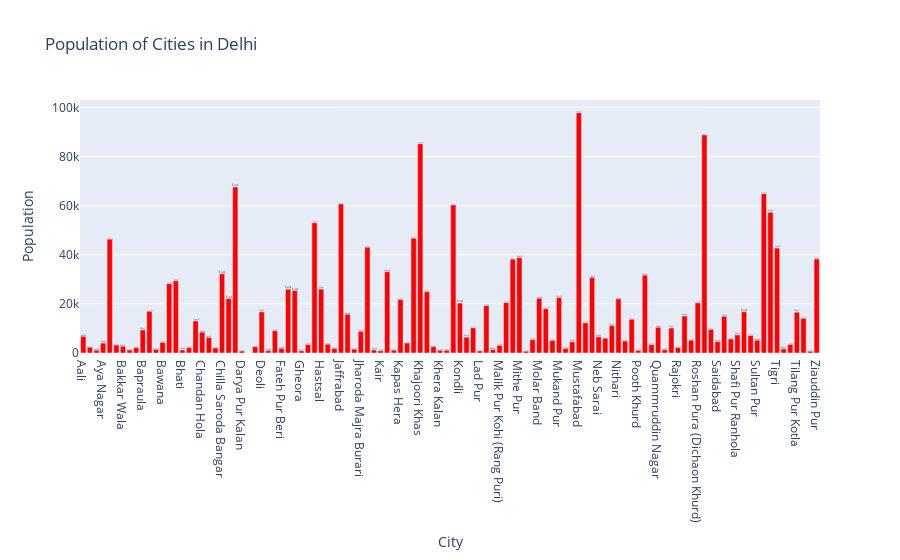

This figure's notebook cell:
### Markdown cell above
## Visualization

### Code cell
# Create bar graph
fig = go.Figure(go.Bar(
    x=df['City'],
    y=df['Density'],
    text=df["District"],
    marker=dict(color='red'),  # Set bar color
))

# Customize layout
fig.update_layout(
    title='Population of Cities in Delhi',
    xaxis=dict(title='City'),
    yaxis=dict(title='Population'),
)

# Show the plot
fig.show()

### Figure 1 — Plotly figure (JSON) as saved in the notebook; plotly's stock layout.template omitted (floating-point values rounded to 4 significant figures)
{"data": [{"marker": {"color": "red"}, "text": ["South", "North West", "South", "South", "North East", "North West", "West", "North West", "North West", "West", "North East", "North West", "North West", "North West", "North West", "South", "North West", "North", "South", "South", "South West", "East", "East", "East", "North West", null, null, "South", "South", "South West", "South", "East", "East", "North West", "South West", "North East", "West", "North West", "South West", "North East", "South", "South West", "North", "North East", "South", "South West", "North", "North West", "South West", "North West", "North East", "North East", "North East", "South West", "North West", "North West", "North West", "East", "South", "South West", "North West", "North West", "South", "South West", "North East", "North East", "South", "South West", "North West", "South", "South West", "North West", "North", "North West", "West", "North East", "South West", "West", "South", null, "West", "North West", "North West", "North West", "North West", "South", "North West", "West", "North West", "West", "South West", "South", "North West", "South West", "North East", "North West", "South", "South", "South West", "West", "East", "North West", "South", "North West", "South", "South", "West", "North West", "West", "North East", "South West", "North East"], "type": "bar", "x": ["Aali", "Ali Pur", "Asola", "Aya Nagar", "Babar Pur", "Bakhtawar Pur", "Bakkar Wala", "Bankauli", "Bankner", "Bapraula", "Baqiabad", "Barwala", "Bawana", "Begum Pur", "Bhalswa Jahangir Pur", "Bhati", "Bhor Garh", "Burari", "Chandan Hola", "Chattar Pur", "Chhawala (Chhawla)", "Chilla Saroda Bangar", "Chilla Saroda Khadar", "Dallo Pura", "Darya Pur Kalan", "Delhi", "Delhi Cantonment", "Deoli", "Dera Mandi", "Dindar Pur", "Fateh Pur Beri", "Gharoli", "Gharonda Neemka Bangar (Patparganj)", "Gheora", "Ghitorni", "Gokal Pur", "Hastsal", "Ibrahim Pur", "Jaffar Pur Kalan", "Jaffrabad", "Jait Pur", "Jharoda Kalan", "Jharoda Majra Burari", "Jiwan Pur (Johri Pur)", "Jona Pur", "Kair", "Kamal Pur Majra Burari", "Kanjhawala", "Kapas Hera", "Karala", "Karawal Nagar", "Khajoori Khas", "Khan Pur Dhani", "Khera", "Khera Kalan", "Khera Khurd", "Kirari Suleman Nagar", "Kondli", "Kotla Mahigiran", "Kusum Pur", "Lad Pur", "Libas Pur", "Maidan Garhi", "Malik Pur Kohi (Rang Puri)", "Mandoli", "Mir Pur Turk", "Mithe Pur", "Mitraon", "Mohammad Pur Majri", "Molar Band", "Moradabad Pahari", "Mubarak Pur Dabas", "Mukand Pur", "Mukhmel Pur", "Mundka", "Mustafabad", "Nangli Sakrawati", "Nangloi Jat", "Neb Sarai", "New Delhi", "Nilothi", "Nithari", "Pehlad Pur Bangar", "Pooth Kalan", "Pooth Khurd", "Pul Pehlad", "Qadi Pur", "Quammruddin Nagar", "Qutab Garh", "Raja Pur Khurd", "Rajokri", "Raj Pur Khurd", "Rani Khera", "Roshan Pura (Dichaon Khurd)", "Sadat Pur Gujran", "Sahibabad Daulat Pur", "Saidabad", "Saidul Azaib", "Sambhalka", "Shafi Pur Ranhola", "Shakar Pur Baramad", "Siras Pur", "Sultan Pur", "Sultan Pur Majra", "Taj Pul", "Tigri", "Tikri Kalan", "Tikri Khurd", "Tilang Pur Kotla", "Tukhmir Pur", "Ujwa", "Ziauddin Pur"], "y": [6792.0, 2364.0, 1106.0, 4049.0, 46320.0, 3244.0, 2742.0, 1208.0, 2175.0, 9385.0, 16980.0, 1517.0, 4334.0, 28250.0, 29430.0, 1217.0, 2201.0, 13050.0, 8475, 6330.0, 2065.0, 32250.0, 22160.0, 67590.0, 793.7, 19.66, 2592.0, 16740.0, 984.4, 9101.0, 1893.0, 25990.0, 25420.0, 941.9, 3463.0, 52990.0, 26010.0, 3586.0, 1911.0, 60670.0, 15780.0, 1573.0, 8799.0, 43054, 1251.0, 919.6, 33140.0, 1161.0, 21790.0, 4069.0, 46730.0, 85160.0, 24980.0, 2616.0, 1076.0, 1111.0, 60260.0, 20320.0, 6470.0, 10260.0, 831.4, 19290.0, 1452.0, 3163.0, 20510.0, 38196, 38800.0, 740.8, 5440.0, 22290.0, 18070.0, 5125.0, 22580.0, 1897.0, 4583.0, 97820.0, 12280.0, 30690.0, 6627.0, 6032.0, 11180.0, 22040.0, 4887.0, 13710.0, 1065.0, 31660.0, 3466.0, 10470.0, 1350.0, 10160.0, 2227.0, 15080.0, 5191.0, 20430.0, 88760.0, 9609.0, 4643.0, 14930.0, 5692, 7377.0, 16830.0, 7080.0, 5228.0, 64840.0, 57330, 42700.0, 1685.0, 3513.0, 16600.0, 14145, 694.7, 38330.0]}], "layout": {"title": {"text": "Population of Cities in Delhi"}, "xaxis": {"title": {"text": "City"}}, "yaxis": {"title": {"text": "Population"}}}}
